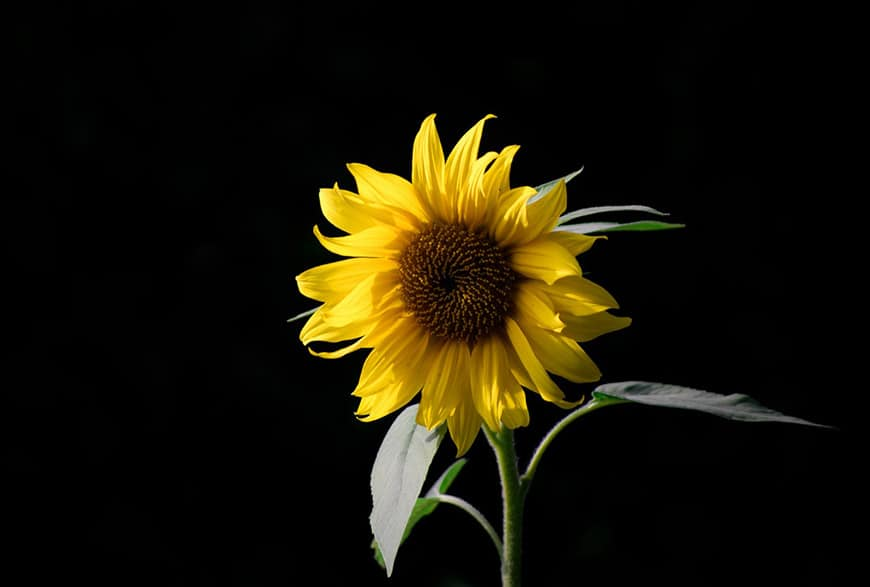
#> input picture exercises/ex1-IntroductionToImageAnalysis/data/darkBright.jpg, 870 x 587 px, given in place of lego_4_small.png, which was not available; the run also reads 1 picture not shown here
$ python exercise5.py
#> lines starting #> are read from the running program, lines starting #| are printed output that depends on the picture; after the words box and inside, x2 and y2 are one past the last pixel; in counts of white or black regions, pixels touching at a corner belong together; pictures that were not available may be replaced by others from this repository, and a replacement may not be noted
from skimage import io, color, morphology
from skimage.util import img_as_float, img_as_ubyte
import matplotlib.pyplot as plt
import numpy as np
import math
from skimage.filters import threshold_otsu
from skimage import segmentation
from skimage import measure
from skimage.color import label2rgb, rgb2gray
from skimage.morphology import erosion, dilation, opening, closing
from skimage.morphology import disk
from skimage.measure import regionprops

# [21 lines left out: functions show_comparison, plot_comparison, not called in this run]

def read_image(image_name):
    return io.imread("./data/" + image_name)

def apply_otsu(image):
    thres = threshold_otsu(image)
    return image > thres

# Read the image.
im_org = read_image("lego_4_small.png")
#> in read_image, returned value is the input picture: shape (587, 870, 3); mean R, G, B 25.5, 21.4, 6.4
im_gray = rgb2gray(im_org)
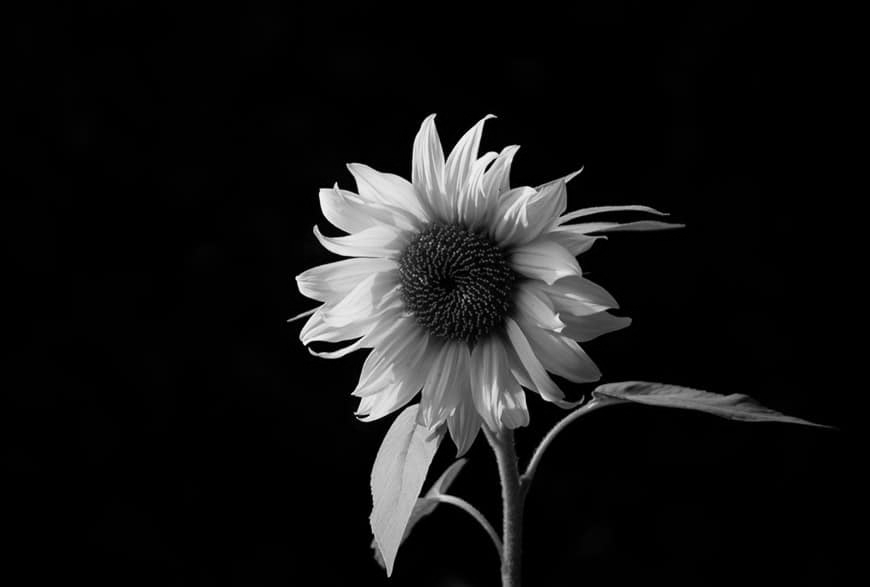
#> im_gray: shape (587, 870) float64; min 0, max 0.978, mean 0.083

bin_img = apply_otsu(im_gray)
#> in apply_otsu, `thres = threshold_otsu(image)`: thres = 0.304
#> in apply_otsu, `return image > thres`:
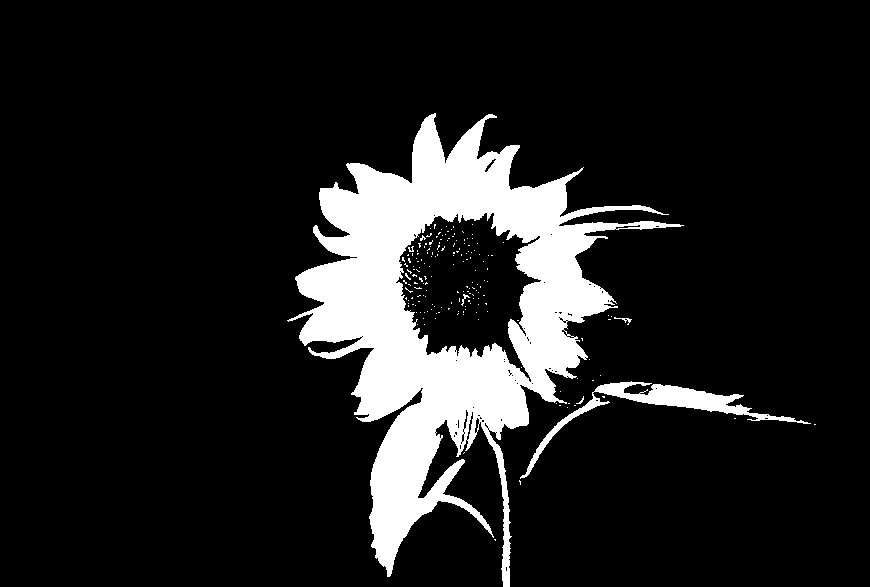
#> returned value: shape (587, 870) bool; 12.4% white; 181 white regions (176 under 20 px), largest, box (x1, y1, x2, y2) and area: (287, 113, 684, 587) 59382, (520, 381, 811, 479) 3266, (614, 317, 632, 325) 40, (461, 294, 470, 306) 30, (408, 246, 414, 252) 20

""" Exercise 1 """
def exercise1():
     plot_comparison(im_org, bin_img, 'Binary Image')

""" Exercise 2 """
# [4 lines left out: function exercise2, not called in this run]

footprint = disk(5)
closed = closing(bin_img, footprint)
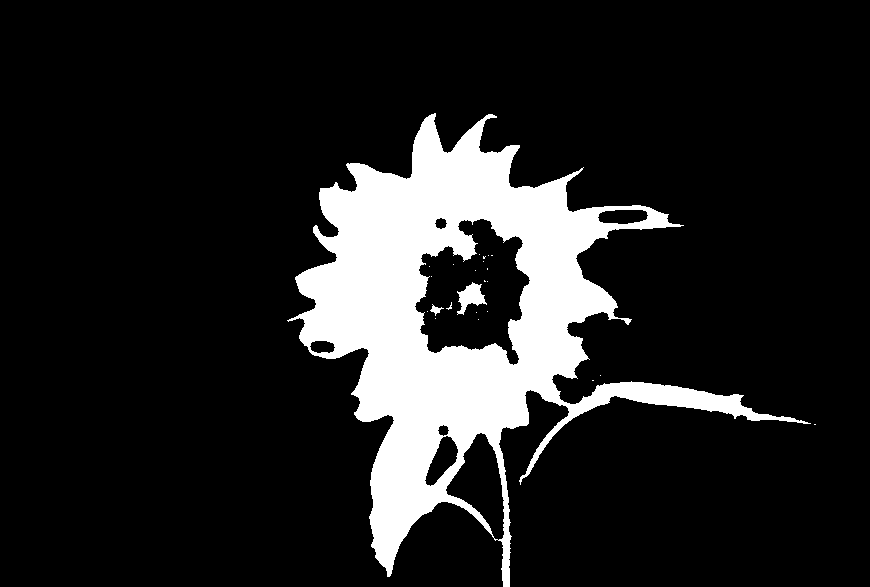
#> closed: shape (587, 870) bool; 13.8% white; 24 white regions (21 under 20 px), largest, box (x1, y1, x2, y2) and area: (287, 113, 811, 587) 69795, (457, 282, 487, 315) 485, (430, 304, 444, 316) 63
opened = opening(closed, footprint)
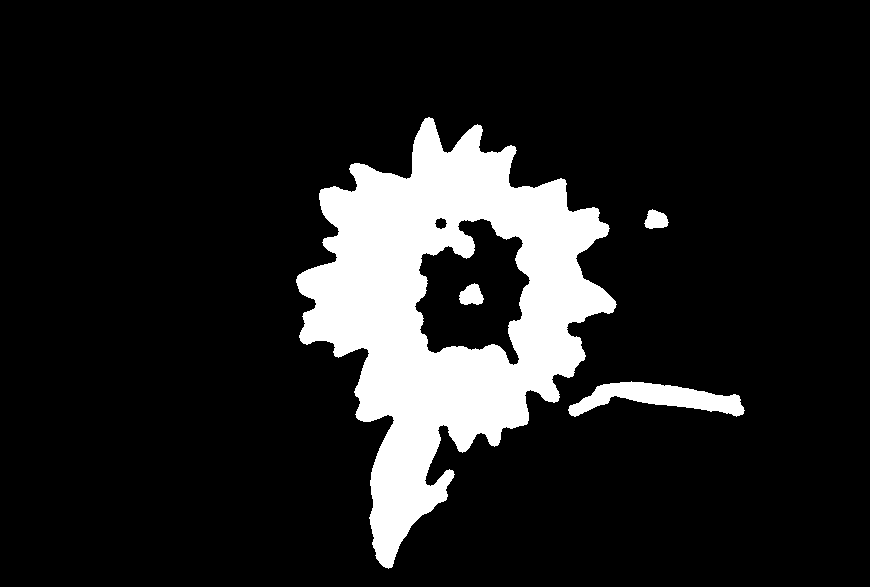
#> opened: shape (587, 870) bool; 13% white; 4 white regions, box (x1, y1, x2, y2) and area: (296, 117, 617, 569) 62341, (568, 381, 745, 417) 3119, (459, 283, 484, 305) 388, (644, 209, 669, 229) 349
""" Exercise 3 """
def exercise3():
    plot_comparison(im_org, opened, "Removed noise and close holes")

""" Exercise 4 """
# [4 lines left out: function exercise4, not called in this run]

""" Exercise 5 """
def exercise5():
    im_rgb = label2rgb(label_img)
    plot_comparison(im_org, im_rgb, "Visualization of found BLOBS")

""" Exercise 6 """
# [5 lines left out: function exercise6, not called in this run]

""" Exercise 7 """
""" Run another program """

img_org = read_image("Sample E2 - U2OS DAPI channel.tiff")
#> (the run stopped early here; a loop or call above may not have finished)
